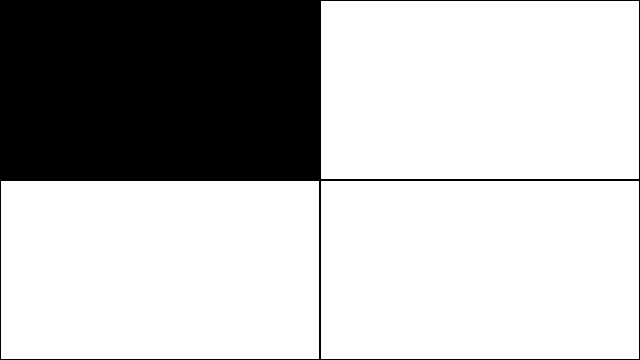
Frame 1 (no input)
Frame 60 (the mouse pressed at the canvas centre just before this capture): identical to frame 1, image omitted
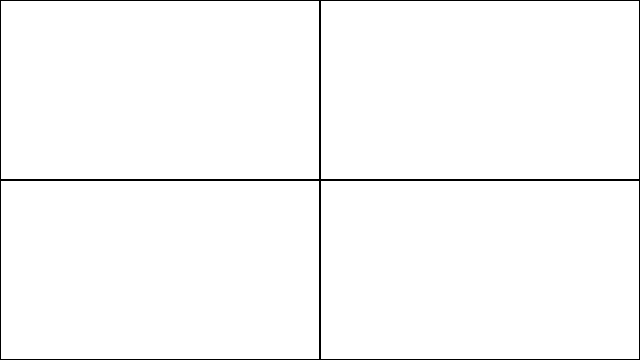
Frame 120 (the mouse held since frame 60 and released just before this capture)

The Processing sketch that drew these frames (run headless with seeded random() and noise(); from frame 60 on, the mouse is pressed at the canvas centre):

// Processing sketch: example_7_4_returntype
// ── example_7_4_returntype.pde
// Learning Processing
// Daniel Shiffman
// http://www.learningprocessing.com

// Example 7-4: Using a function that returns a value, distance

void setup() {
  size(640,360);
}

void draw() {
  background(0);
  stroke(0);
  // Top left square
  fill(distance(0,0,mouseX,mouseY)); // Our distance function is used to calculate a brightness value for each quadrant. 
                                     // We could use the built-in function dist() instead, but we are learning how to write our own functions.
  rect(0,0,width/2 - 1,height/2 - 1);
  // Top right square
  fill(distance(width,0,mouseX,mouseY));
  rect(width/2,0,width/2 - 1,height/2 - 1);
  // Bottom left square
  fill(distance(0,height,mouseX,mouseY));
  rect(0,height/2,width/2 - 1,height/2 - 1);
  // Bottom right square
  fill(distance(width,height,mouseX,mouseY));
  rect(width/2,height/2,width/2 - 1,height/2 - 1);
}

float distance(float x1, float y1, float x2, float y2) {
  float dx = x1 - x2;
  float dy = y1 - y2;
  float d = sqrt(dx*dx + dy*dy);
  return d;
}
